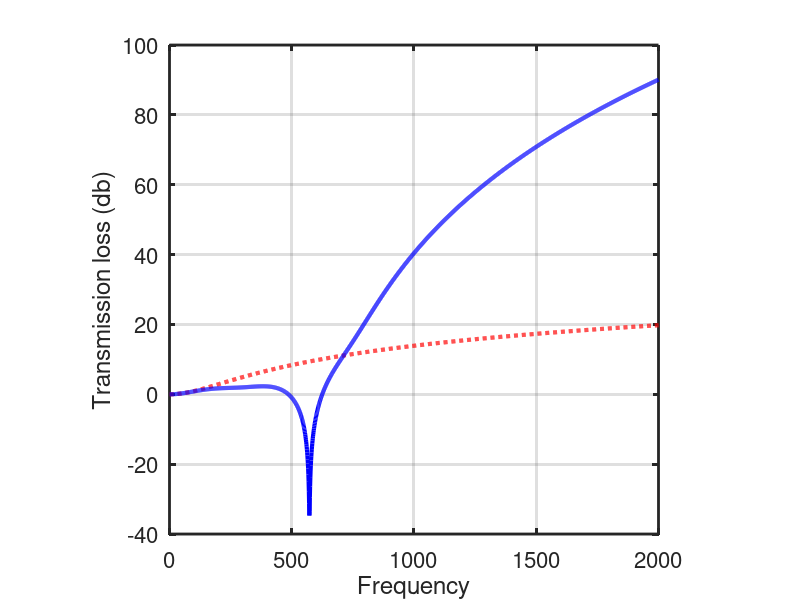
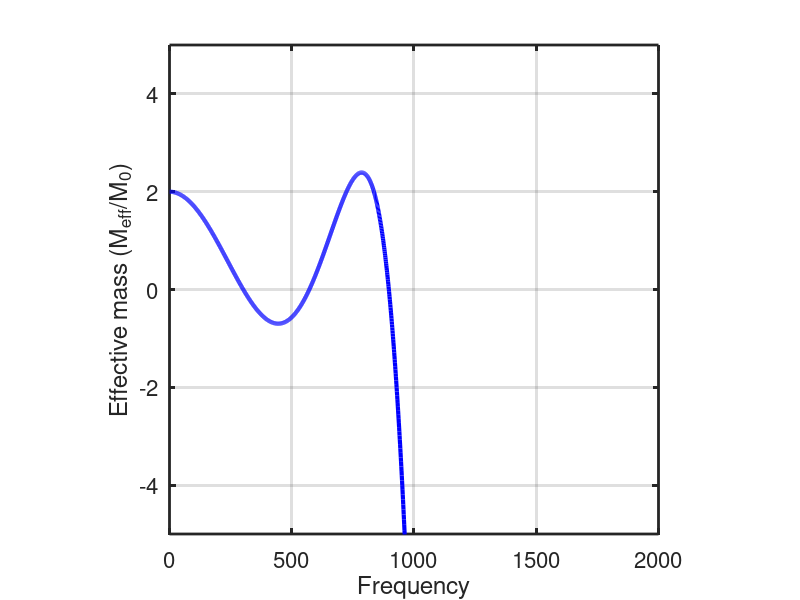
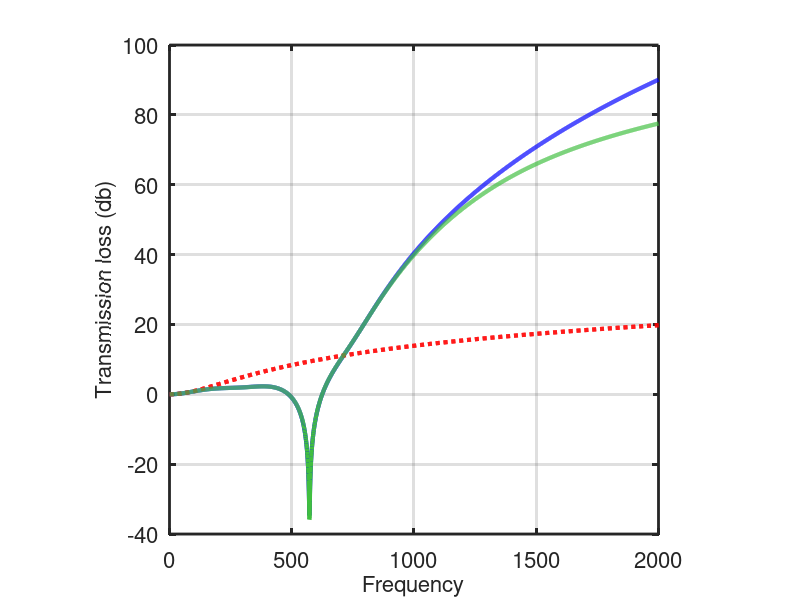
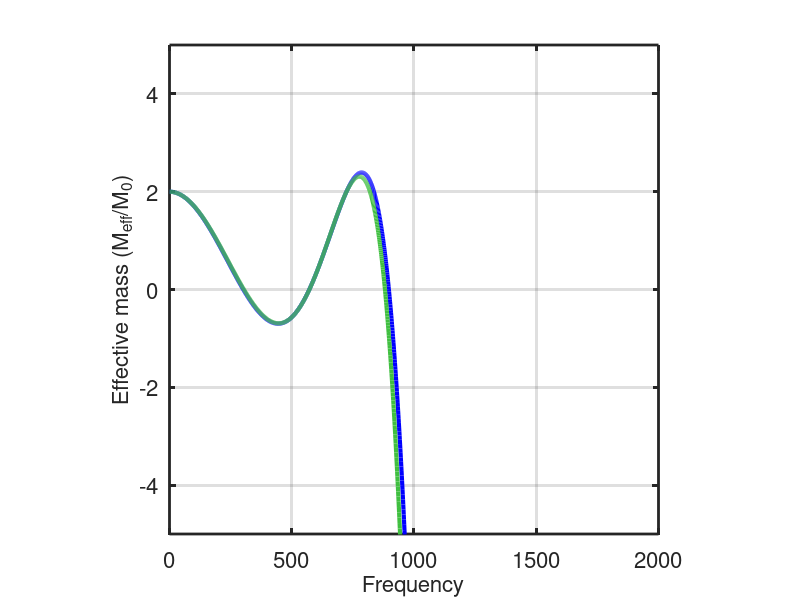

The MATLAB script that drew these images, in order: (Note: a time limit stopped this script after it produced the figures.)
function Springs3

  %nval = 1;
  nval = [2 5 7 10 20 100];
  for ii=1:length(nval)
    Springs3Plot(0, ii, nval(ii), [0 0 1], 1, 1);
    Springs3Plot(1.0e-6, ii, nval(ii), [0.25 0.75 0.25], 1, 1);
    Springs3Plot(1.0e-4, ii, nval(ii), [0.75 0.2 0.5], 1, 1);
    Springs3Plot(1.0e-3, ii, nval(ii), [0.75 0.25 0.1], 1, 1);
    Springs3Plot(1.0, ii, nval(ii), [0.1 0.1 0.5], 1, 1);
  end
%
% n = number of masses
%
function Springs3Plot(K0fac, plotnum, n, color, damp, scale)

  K0 = 10^9*K0fac;
  if (damp == 1)
    %K = 10^5*(1+0.5*i);
    K = 10^5*(1-0.3*i);
  else
    K = 10^5;
  end
  %K_plus = 1.10*K;
  %K_minus = 0.90*K;
  %K_plus = 10*K;
  %K_minus = 0.1*K;
  %k = K_minus + (K_plus - K_minus).*rand(n+1,1);
  k = K*ones(n+1,1);
  
  G = 10^4;
  M0 = 1;
  m0 = 1;
  M = 1;
  %M_plus = 1.10*M;
  %M_minus = 0.90*M;
  %M_plus = 10*M;
  %M_minus = 0.1*M;
  %m1 = M_minus + (M_plus - M_minus).*rand(n,1);
  m1 = M*ones(n,1);

  if (scale ==1)
    k = (n+1)/2*k;
    m0 = m0/n;
    m1 = 1/n*m1;
  end

  u = 1.0e-4;
  f_inp = 1;

  omega = 1:1:2000;
  %[TL_eig, M_eff_eig] = calcTLEig(K0, M0, G, m0, m1, k, n, omega, u, f_inp);
  [TL_direct, M_eff_dir] = calcTLDirect(K0, M0, G, m0, m1, k, n, omega, u, f_inp);
  [TL_mass] = calcMassTL(M0, m0, m1, n, omega);

  figure(2*plotnum-1);
  p0 = plot(omega, TL_mass, 'r--'); hold on;
  %p1 = plot(omega, TL_eig); 
  p2 = plot(omega, TL_direct, 'm-');
  set(p0, 'LineWidth', 3, 'Color', [1 0 0]); 
  %set(p1, 'LineWidth', 3, 'Color', [0.75 0.25 0.25]);
  set(p2, 'LineWidth', 3, 'Color', color);
  xlabel('Frequency', 'FontSize', 16);
  ylabel('Transmission loss (db)', 'FontSize', 16);
  set(gca, 'LineWidth', 2, 'FontSize', 16);
  axis square
  grid on

  filenum = num2str(n);
  if (damp == 1)
    filename = strcat('TLElasBarDamp',filenum,'.eps');
  else
    filename = strcat('TLElasBar',filenum,'.eps');
  end
  print(gcf, '-depsc', filename);

  figure(2*plotnum);
  %p3 = plot(omega, M_eff_eig/(2*M0)); hold on;
  p4 = plot(omega, M_eff_dir/(2*M0)); hold on;
  %set(p3, 'LineWidth', 3, 'Color', [0.75 0.25 0.25]);
  set(p4, 'LineWidth', 3, 'Color', color); 
  xlabel('Frequency', 'FontSize', 16);
  ylabel('Effective mass (M_{eff}/M_0)', 'FontSize', 16);
  set(gca, 'LineWidth', 2, 'FontSize', 16);
  set(gca, 'YLim', [-5 5]);
  axis square
  grid on

  if (damp == 1)
    filename = strcat('EffMElasBarDamp',filenum,'.eps');
  else
    filename = strcat('EffMElasBar',filenum,'.eps');
  end
  print(gcf, '-depsc', filename);

function [R_tl, M_eff] = calcTLEig(K0, M0, G, m0, m1, k, n, omega, u, f_inp)

  for jj=1:n
    omega0 = sqrt(2*G/m1(jj));
    %m(jj) = m0 + (omega0^2/(omega0^2-omega^2))*m1(jj);
    m(jj) = m0 + m1(jj);
  end

  K = zeros(n+2,n+2);
  M = zeros(n+2,n+2);
  K(1,1) = (k(1) + K0);
  K(1,2) = -k(1);
  K(1,n+2) = -K0;
  M(1,1) = M0;
  for ii=1:n
    alpha = k(ii)+k(ii+1);
    beta =  m(ii);
    K(ii+1,ii) = -k(ii);
    K(ii+1,ii+1) = alpha;
    K(ii+1,ii+2) = -k(ii+1);
    M(ii+1,ii+1) = beta;
  end
  K(n+2,n+1) = -k(n+1);
  K(n+2,n+2) = k(n+1) + K0;
  K(n+2,1) = -K0;
  M(n+2,n+2) = M0;
  
  K
  M
  [usol, omegasq] = eig(K,M);
  sum(diag(M))
  
  f = zeros(n+2,1);
  f(1) = f_inp;
  for jj=1:length(omega)
    uvec = zeros(n+2,1);
    for ii=1:length(omegasq)
      y = usol(:,ii)'*f/(omegasq(ii,ii)-omega(jj)^2);
      uvec = uvec + usol(:,ii)*y;
    end
  
    u_1 = uvec(1,1);
    u_sol = uvec(n+2,1);
    v_sol = i*omega(jj)*u_sol;
    %z = u_1/u_sol;
    z = f_inp/v_sol;
  
    rho = 1.2;
    c = 344;
    R_tl(jj) = 20*log10(abs(1 + 0.5*z/(rho*c)));
    M_eff(jj) = -i*f_inp/(v_sol*omega(jj));
  end
  
function [R_tl, M_eff] = calcTLDirect(K0, M0, G, m0, m1, k, n, omega, u, f_inp)

  for jj=1:length(omega)
    for kk=1:n
      omega0 = sqrt(2*G/m1(kk));
      %m(kk) = m0 + (omega0^2/(omega0^2-omega(jj)^2))*m1(kk);
      m(kk) = m0 + m1(kk);
    end

    K = zeros(n+2,n+2);
    M = zeros(n+2,n+2);
    K(1,1) = (k(1) + K0);
    K(1,2) = -k(1);
    K(1,n+2) = -K0;
    M(1,1) = M0;
    for ii=1:n
      alpha = k(ii)+k(ii+1);
      beta =  m(ii);
      K(ii+1,ii) = -k(ii);
      K(ii+1,ii+1) = alpha;
      K(ii+1,ii+2) = -k(ii+1);
      M(ii+1,ii+1) = beta;
    end
    K(n+2,n+1) = -k(n+1);
    K(n+2,n+2) = k(n+1) + K0;
    K(n+2,1) = -K0;
    M(n+2,n+2) = M0;
  
    %K
    %M
    [usol, omegasq] = eig(K,M);
    sum(diag(M))
  
    f = zeros(n+2,1);
    f(1) = f_inp;
    mat = K - omega(jj)^2*M;
    matinv = inv(mat);
    uvec = matinv*f;
  
    u_1 = uvec(1,1);
    u_sol = uvec(n+2,1);
    v_sol = i*omega(jj)*u_sol;
    %z = u_1/u_sol;
    z = f_inp/v_sol;
  
    rho = 1.2;
    c = 344;
    R_tl(jj) = 20*log10(abs(1 + 0.5*z/(rho*c)));
    M_eff(jj) = -i*f_inp/(v_sol*omega(jj));
  end
  
function [R_mass] = calcMassTL(M0, m0, m1, n, omega)

  mass = 2*M0;
  for ii=1:n
    mass = mass + m0 + m1(ii);
  end
  mass
  for jj=1:length(omega)
    z = i*omega(jj)*mass;

    rho = 1.2;
    c = 344;
    R_mass(jj) = 20*log10(abs(1 + 0.5*z/(rho*c)));
  end
